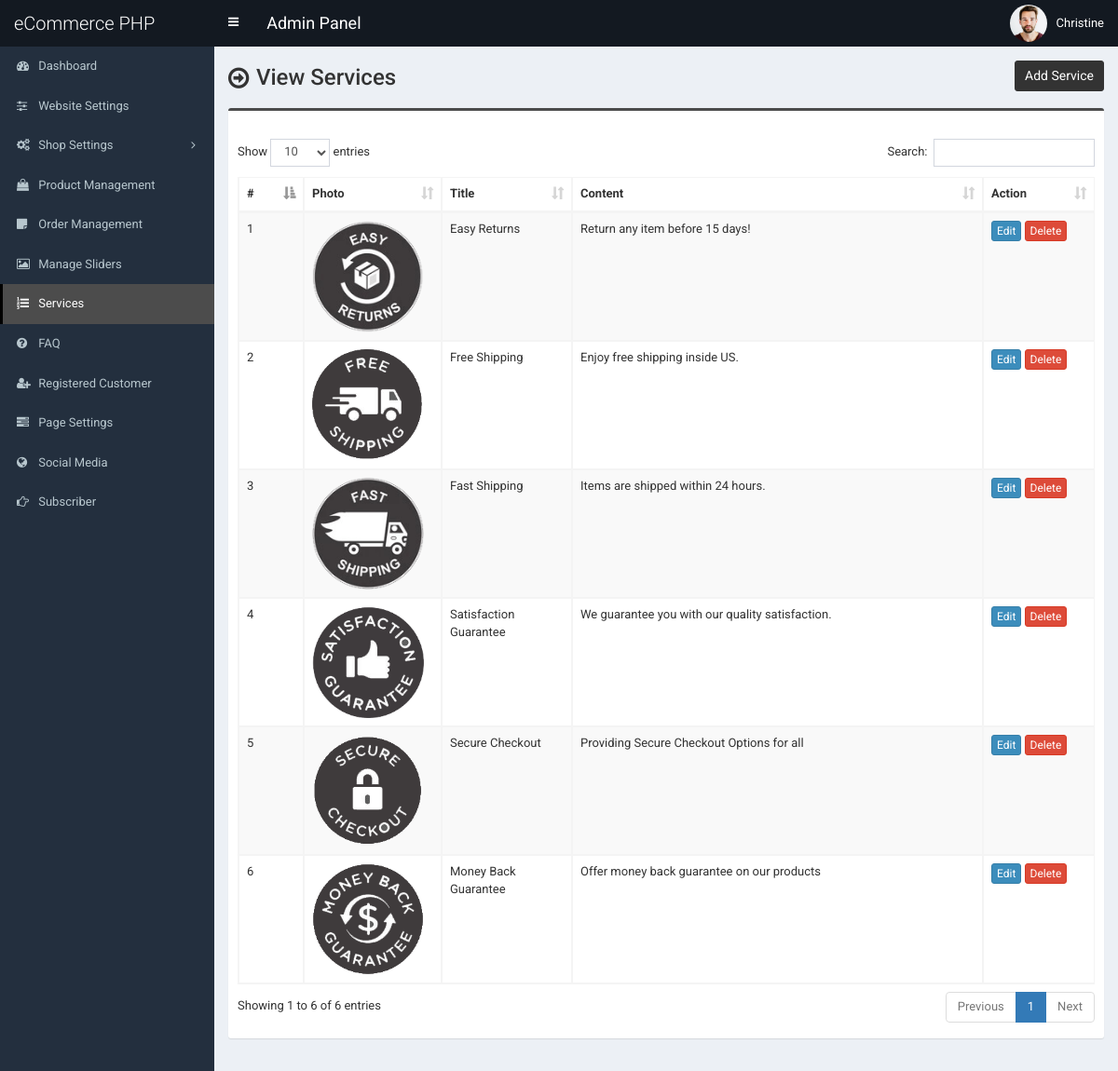
Screenshot of /admin/service.php (signed in) with the database file from the repository.
### tables this page shows
CREATE TABLE `tbl_service` (
  `id` int(11) NOT NULL,
  `title` varchar(255) NOT NULL,
  `content` text NOT NULL,
  `photo` varchar(255) NOT NULL
);

### admin/service.php (the view, shortened to what this page needs)
<?php require_once('header.php'); ?>
<section class="content-header">
	<div class="content-header-left">
		<h1>View Services</h1>
	</div>
	<div class="content-header-right">
		<a href="service-add.php" class="btn btn-primary btn-sm">Add Service</a>
	</div>
</section>
<section class="content">
	<div class="row">
		<div class="col-md-12">
			<div class="box box-info">
				<div class="box-body table-responsive">
					<table id="example1" class="table table-bordered table-hover table-striped">
						<thead>
							<tr>
								<th width="30">#</th>
								<th>Photo</th>
								<th width="100">Title</th>
								<th>Content</th>
								<th width="80">Action</th>
							</tr>
						</thead>
						<tbody>
							<?php
							$i=0;
							$statement = $pdo->prepare("SELECT * FROM tbl_service");
							$statement->execute();
							$result = $statement->fetchAll(PDO::FETCH_ASSOC);
							foreach ($result as $row) {
								$i++;
								?>
								<tr>
									<td><?php echo $i; ?></td>
									<td style="width:130px;"><img src="../assets/uploads/<?php echo $row['photo']; ?>" alt="<?php echo $row['title']; ?>" style="width:120px;"></td>
									<td><?php echo $row['title']; ?></td>
									<td><?php echo $row['content']; ?></td>
									<td>
										<a href="service-edit.php?id=<?php echo $row['id']; ?>" class="btn btn-primary btn-xs">Edit</a>
										<a href="#" class="btn btn-danger btn-xs" data-href="service-delete.php?id=<?php echo $row['id']; ?>" data-toggle="modal" data-target="#confirm-delete">Delete</a>
									</td>
								</tr>
								<?php
							}
							?>
						</tbody>
					</table>
				</div>
			</div>
		</div>
	</div>
</section>
<?php require_once('footer.php'); ?>

### admin/style.css (style rules this page uses)
body { font-size: 13px; font-family: "Roboto", sans-serif; }
.content-header > h1, .content-header .content-header-left h1 { font-family: "Roboto", sans-serif; }
.box-info { padding-top: 20px; }
.content-header { overflow: hidden; }
.content-header .content-header-left { float: left; padding-top: 5px; }
.content-header .content-header-right { float: right; }
.content-header .content-header-left h1 { margin-top: 0; margin-bottom: 0; padding-left: 30px; padding-bottom: 5px; font-size: 24px; position: relative; }
.content-header .content-header-left h1:before { position: absolute; top: 0; left: 0; font-family: "FontAwesome", sans-serif; font-size: 26px; content: "\f18e"; }
.content-header .content-header-right a { position: relative; font-size: 14px; }
.box.box-info { border-top-color: #4c4c4c; }
.content-header .content-header-right a { background-color: #333333; border-color: #333333; }

### rows the page displays
tbl_service: photo (picture), title "Easy Returns", content "Return any item before 15 days!"
tbl_service: photo (picture), title "Free Shipping", content "Enjoy free shipping inside US."
tbl_service: photo (picture), title "Fast Shipping", content "Items are shipped within 24 hours."
tbl_service: photo (picture), title "Satisfaction Guarantee", content "We guarantee you with our quality satisfaction."
tbl_service: photo (picture), title "Secure Checkout", content "Providing Secure Checkout Options for all"
tbl_service: photo (picture), title "Money Back Guarantee", content "Offer money back guarantee on our products"

### other values shown
$_SESSION['user']['full_name'] "Christine"
